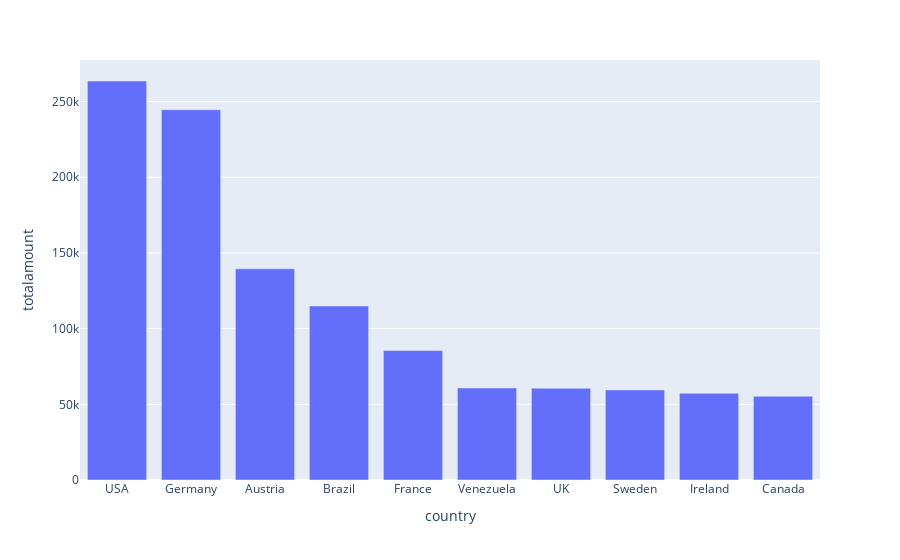
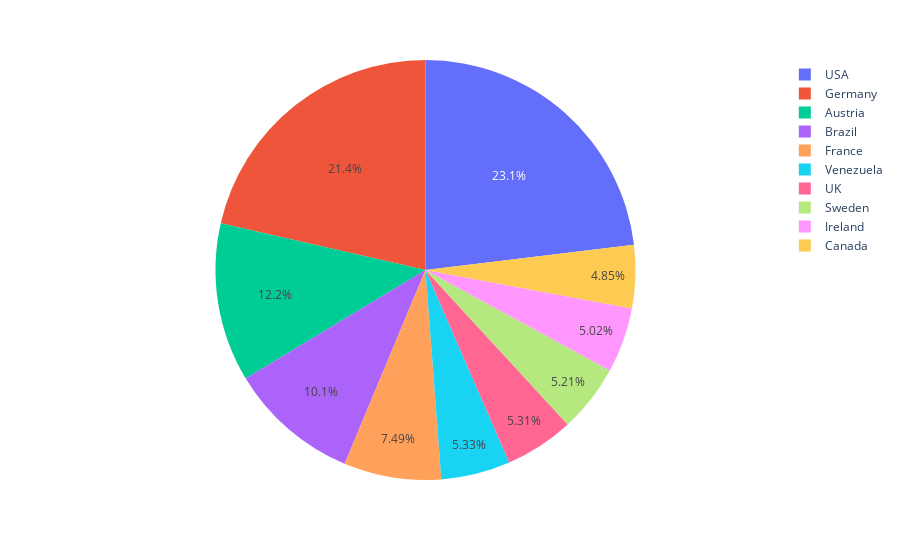

Source (notebook cell) for these figures, in order:
### Code cell
plots('country', Top10=True)

### Figure 1 — Plotly figure (JSON) as saved in the notebook; plotly's stock layout.template omitted (floating-point values rounded to 4 significant figures)
{"data": [{"hovertemplate": "country=%{x}<br>totalamount=%{y}<extra></extra>", "legendgroup": "", "marker": {"color": "#636efa", "pattern": {"shape": ""}}, "name": "", "orientation": "v", "showlegend": false, "textposition": "auto", "type": "bar", "x": ["USA", "Germany", "Austria", "Brazil", "France", "Venezuela", "UK", "Sweden", "Ireland", "Canada"], "xaxis": "x", "y": [263600.0, 244600.0, 139500.0, 115000.0, 85500.0, 60810.0, 60620.0, 59520.0, 57320.0, 55330.0], "yaxis": "y"}], "layout": {"barmode": "relative", "legend": {"tracegroupgap": 0}, "margin": {"t": 60}, "xaxis": {"anchor": "y", "domain": [0, 1], "title": {"text": "country"}}, "yaxis": {"anchor": "x", "domain": [0, 1], "title": {"text": "totalamount"}}}}

### Figure 2 — Plotly figure (JSON) as saved in the notebook; plotly's stock layout.template omitted (floating-point values rounded to 4 significant figures)
{"data": [{"domain": {"x": [0, 1], "y": [0, 1]}, "hovertemplate": "country=%{label}<br>totalamount=%{value}<extra></extra>", "labels": ["USA", "Germany", "Austria", "Brazil", "France", "Venezuela", "UK", "Sweden", "Ireland", "Canada"], "legendgroup": "", "name": "", "showlegend": true, "type": "pie", "values": [263600.0, 244600.0, 139500.0, 115000.0, 85500.0, 60810.0, 60620.0, 59520.0, 57320.0, 55330.0]}], "layout": {"legend": {"tracegroupgap": 0}, "margin": {"t": 60}}}
